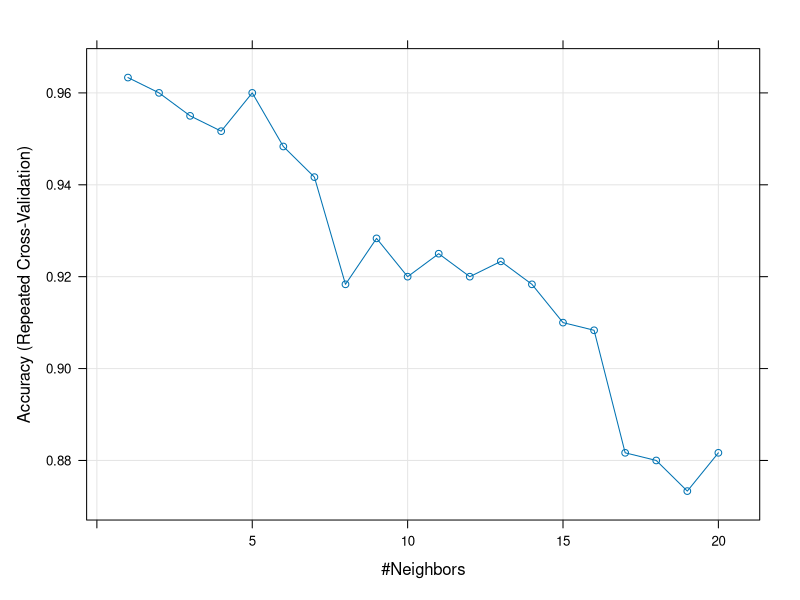
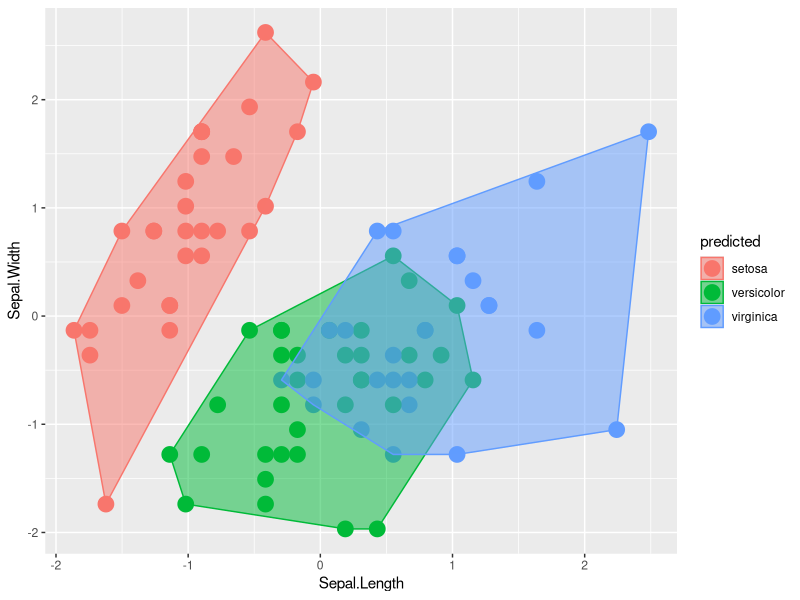

These figures' R source, in order:
## ---- chunk 1
knitr::opts_chunk$set(echo = TRUE)
## ---- chunk 2

head(iris,n=3)
## ---- chunk 3
library(tidyverse)
iris %>% select(Species)%>%distinct()

## ---- chunk 4
iris%>%group_by(Species)%>%count()
## ---- chunk 5
# for create a data frame and scale columns one by one...
newdatascaled<-data.frame(sp.l=(iris$Sepal.Length-mean(iris$Sepal.Length))/sd(iris$Sepal.Length)
#,sp.wi= $$$same process above$$$
  # andso on...
)
## ---- chunk 6
library(caret)
test<-iris
scaled_iris<-preProcess(test,method = c("center","scale"))
## ---- chunk 7
#my favorite way:

coolfunction <- function(x) {
  (x-mean(x))/sd(x)}
#Removing chr column to avoid errors
iris2<-iris[,-which(names(iris)=="Species")]
iris2<-apply(iris2, 2, FUN =coolfunction)
#apply returned a matrix so I converted it into the data frame, and in the last step, I added the Species.
iris2<-as.data.frame(iris2)
iris2$Species<-iris$Species
## ---- chunk 8
library(kableExtra)
head(iris2,n=3)%>%kable(digits = 3,format = "pandoc")

## ---- chunk 9
library(caTools)
set.seed(123)
sample<-sample.split(iris2,SplitRatio = 0.4)
train<-subset(iris2,sample==T)
test<-subset(iris2,sample==F)

# set.seed(123)
# trainindex<-sample(1:nrow(iris2),size=0.4*nrow(iris2))
# train3<-iris2[trainindex,]
# test3<-iris2[-trainindex,]

# set.seed(123)
# sample2<-createDataPartition(iris2$Species,p=0.4,list = F,times = 1)
# train2<-iris2[sample2,]
# test2<-iris2[-sample2,]
## ---- chunk 10
fit_control<-trainControl(method = "repeatedcv",number = 10,
                                   repeats=10)
set.seed(123)
model<-caret::train(Species~.,data=train,method="knn",trControl=fit_control,tuneGrid=expand.grid(k=1:20))

model
## ---- chunk 11
plot(model)
## ---- chunk 12
# With slicing [,1:4]; we don't want to species column
library(class)
set.seed(4)
modelknn<-knn(train=train[,1:4],test = test[,1:4],cl=train$Species,k=2)
confusionMatrix(test$Species,modelknn)
## ---- chunk 13

library(plyr)

plot.df = data.frame(test[,1:4], predicted = modelknn)
plot.df1 = data.frame(x = plot.df$Sepal.Length, 
                      y = plot.df$Sepal.Width, 
                      predicted = plot.df$predicted)

find_hull = function(df) df[chull(df$x, df$y), ]
boundary = ddply(plot.df1, .variables = "predicted", .fun = find_hull)

ggplot(plot.df, aes(Sepal.Length, Sepal.Width, color = predicted, fill = predicted)) + 
  geom_point(size = 5) + 
  geom_polygon(data = boundary, aes(x,y), alpha = 0.5)
